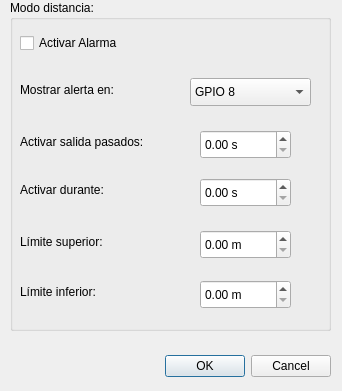
<?xml version="1.0" encoding="UTF-8"?>
<ui version="4.0">
 <class>Dialog_alarm_dist</class>
 <widget class="QDialog" name="Dialog_alarm_dist">
  <property name="geometry">
   <rect>
    <x>0</x>
    <y>0</y>
    <width>342</width>
    <height>391</height>
   </rect>
  </property>
  <property name="minimumSize">
   <size>
    <width>332</width>
    <height>383</height>
   </size>
  </property>
  <property name="maximumSize">
   <size>
    <width>100000</width>
    <height>100000</height>
   </size>
  </property>
  <property name="windowTitle">
   <string>Dialog</string>
  </property>
  <widget class="QGroupBox" name="groupBox">
   <property name="geometry">
    <rect>
     <x>10</x>
     <y>0</y>
     <width>321</width>
     <height>331</height>
    </rect>
   </property>
   <property name="maximumSize">
    <size>
     <width>321</width>
     <height>331</height>
    </size>
   </property>
   <property name="title">
    <string>Modo distancia:</string>
   </property>
   <widget class="QDoubleSpinBox" name="doubleSpinBox_4">
    <property name="geometry">
     <rect>
      <x>190</x>
      <y>130</y>
      <width>91</width>
      <height>29</height>
     </rect>
    </property>
    <property name="suffix">
     <string> s</string>
    </property>
    <property name="maximum">
     <double>300.000000000000000</double>
    </property>
    <property name="singleStep">
     <double>0.100000000000000</double>
    </property>
   </widget>
   <widget class="QDoubleSpinBox" name="doubleSpinBox_3">
    <property name="geometry">
     <rect>
      <x>190</x>
      <y>178</y>
      <width>91</width>
      <height>29</height>
     </rect>
    </property>
    <property name="suffix">
     <string> s</string>
    </property>
    <property name="maximum">
     <double>300.000000000000000</double>
    </property>
    <property name="singleStep">
     <double>0.100000000000000</double>
    </property>
   </widget>
   <widget class="QLabel" name="label_2">
    <property name="geometry">
     <rect>
      <x>10</x>
      <y>232</y>
      <width>111</width>
      <height>20</height>
     </rect>
    </property>
    <property name="text">
     <string>Límite superior:</string>
    </property>
   </widget>
   <widget class="QLabel" name="label_4">
    <property name="geometry">
     <rect>
      <x>10</x>
      <y>180</y>
      <width>121</width>
      <height>20</height>
     </rect>
    </property>
    <property name="text">
     <string>Activar durante:</string>
    </property>
   </widget>
   <widget class="QComboBox" name="comboBox">
    <property name="geometry">
     <rect>
      <x>180</x>
      <y>78</y>
      <width>121</width>
      <height>28</height>
     </rect>
    </property>
    <item>
     <property name="text">
      <string>GPIO 8</string>
     </property>
    </item>
    <item>
     <property name="text">
      <string>GPIO 9</string>
     </property>
    </item>
    <item>
     <property name="text">
      <string>GPIO 10</string>
     </property>
    </item>
    <item>
     <property name="text">
      <string>GPIO 12</string>
     </property>
    </item>
    <item>
     <property name="text">
      <string>GPIO 13</string>
     </property>
    </item>
    <item>
     <property name="text">
      <string>GPIO 14</string>
     </property>
    </item>
    <item>
     <property name="text">
      <string>GPIO 15</string>
     </property>
    </item>
    <item>
     <property name="text">
      <string>GPIO 23</string>
     </property>
    </item>
    <item>
     <property name="text">
      <string>GPIO 27</string>
     </property>
    </item>
   </widget>
   <widget class="QCheckBox" name="checkBox">
    <property name="geometry">
     <rect>
      <x>10</x>
      <y>30</y>
      <width>141</width>
      <height>26</height>
     </rect>
    </property>
    <property name="text">
     <string>Activar Alarma</string>
    </property>
   </widget>
   <widget class="QLabel" name="label_3">
    <property name="geometry">
     <rect>
      <x>10</x>
      <y>282</y>
      <width>111</width>
      <height>20</height>
     </rect>
    </property>
    <property name="text">
     <string>Límite inferior:</string>
    </property>
   </widget>
   <widget class="QLabel" name="label">
    <property name="geometry">
     <rect>
      <x>10</x>
      <y>80</y>
      <width>121</width>
      <height>20</height>
     </rect>
    </property>
    <property name="text">
     <string>Mostrar alerta en:</string>
    </property>
   </widget>
   <widget class="QLabel" name="label_5">
    <property name="geometry">
     <rect>
      <x>10</x>
      <y>132</y>
      <width>181</width>
      <height>20</height>
     </rect>
    </property>
    <property name="text">
     <string>Activar salida pasados:</string>
    </property>
   </widget>
   <widget class="QDoubleSpinBox" name="doubleSpinBox">
    <property name="geometry">
     <rect>
      <x>190</x>
      <y>230</y>
      <width>91</width>
      <height>29</height>
     </rect>
    </property>
    <property name="suffix">
     <string> m</string>
    </property>
    <property name="maximum">
     <double>300.000000000000000</double>
    </property>
    <property name="singleStep">
     <double>0.100000000000000</double>
    </property>
   </widget>
   <widget class="QDoubleSpinBox" name="doubleSpinBox_2">
    <property name="geometry">
     <rect>
      <x>190</x>
      <y>280</y>
      <width>91</width>
      <height>29</height>
     </rect>
    </property>
    <property name="suffix">
     <string> m</string>
    </property>
    <property name="maximum">
     <double>200.000000000000000</double>
    </property>
    <property name="singleStep">
     <double>0.100000000000000</double>
    </property>
   </widget>
  </widget>
  <widget class="QDialogButtonBox" name="buttonBox">
   <property name="geometry">
    <rect>
     <x>100</x>
     <y>350</y>
     <width>231</width>
     <height>32</height>
    </rect>
   </property>
   <property name="orientation">
    <enum>Qt::Horizontal</enum>
   </property>
   <property name="standardButtons">
    <set>QDialogButtonBox::Cancel|QDialogButtonBox::Ok</set>
   </property>
  </widget>
 </widget>
 <resources/>
 <connections>
  <connection>
   <sender>buttonBox</sender>
   <signal>accepted()</signal>
   <receiver>Dialog_alarm_dist</receiver>
   <slot>accept()</slot>
   <hints>
    <hint type="sourcelabel">
     <x>248</x>
     <y>254</y>
    </hint>
    <hint type="destinationlabel">
     <x>157</x>
     <y>274</y>
    </hint>
   </hints>
  </connection>
  <connection>
   <sender>buttonBox</sender>
   <signal>rejected()</signal>
   <receiver>Dialog_alarm_dist</receiver>
   <slot>reject()</slot>
   <hints>
    <hint type="sourcelabel">
     <x>316</x>
     <y>260</y>
    </hint>
    <hint type="destinationlabel">
     <x>286</x>
     <y>274</y>
    </hint>
   </hints>
  </connection>
 </connections>
</ui>
